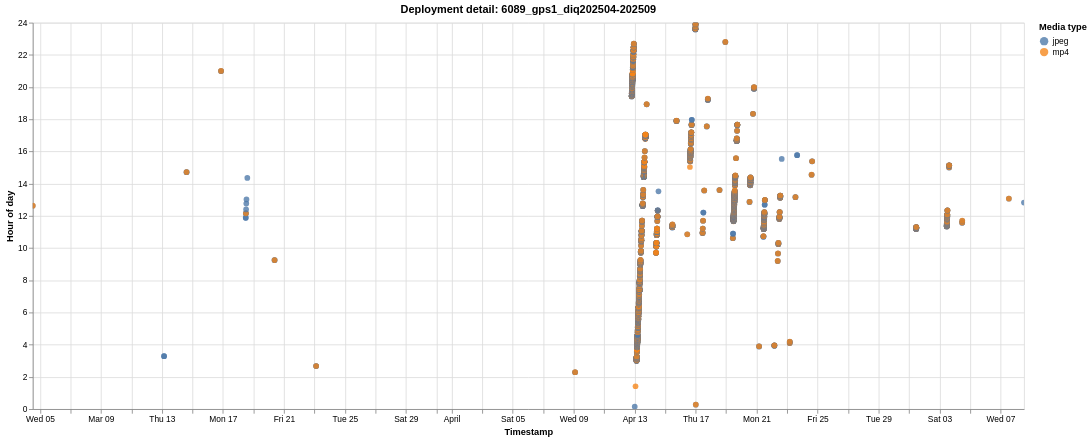

Write the Vega-Lite specification saved for this chart.
### Vega-Lite specification from a JSON file in a GitHub repository (floating-point values rounded to 4 significant figures; data arrays with more than 128 entries replaced by an {"elided": "..."} marker saying what was removed)
{"$schema": "https://vega.github.io/schema/vega-lite/v6.1.0.json", "config": {"view": {"continuousHeight": 300, "continuousWidth": 300}}, "data": {"name": "data-bfaf87b9f01a653b29768d6d06dc0ea8"}, "datasets": {"data-bfaf87b9f01a653b29768d6d06dc0ea8": {"elided": "3418 records"}}, "encoding": {"color": {"field": "media_type", "scale": {"scheme": "tableau10"}, "title": "Media type", "type": "nominal"}, "shape": {"field": "media_type", "title": "Media type", "type": "nominal"}, "tooltip": [{"field": "deployment", "title": "Deployment", "type": "nominal"}, {"field": "timestamp", "format": "%Y-%m-%d %H:%M:%S", "title": "Timestamp", "type": "temporal"}, {"field": "hour_of_day", "format": ".2f", "title": "Hour of day", "type": "quantitative"}, {"field": "media_type", "title": "Media type", "type": "nominal"}], "x": {"field": "timestamp", "title": "Timestamp", "type": "temporal"}, "y": {"field": "hour_of_day", "scale": {"domain": [0, 24]}, "title": "Hour of day", "type": "quantitative"}}, "height": 460, "mark": {"opacity": 0.78, "size": 46, "type": "circle"}, "params": [{"bind": "scales", "name": "param_1e9efca18e7a2868", "select": {"encodings": ["x", "y"], "type": "interval"}}], "title": "Deployment detail: 6089_gps1_diq202504-202509", "width": 1180}
